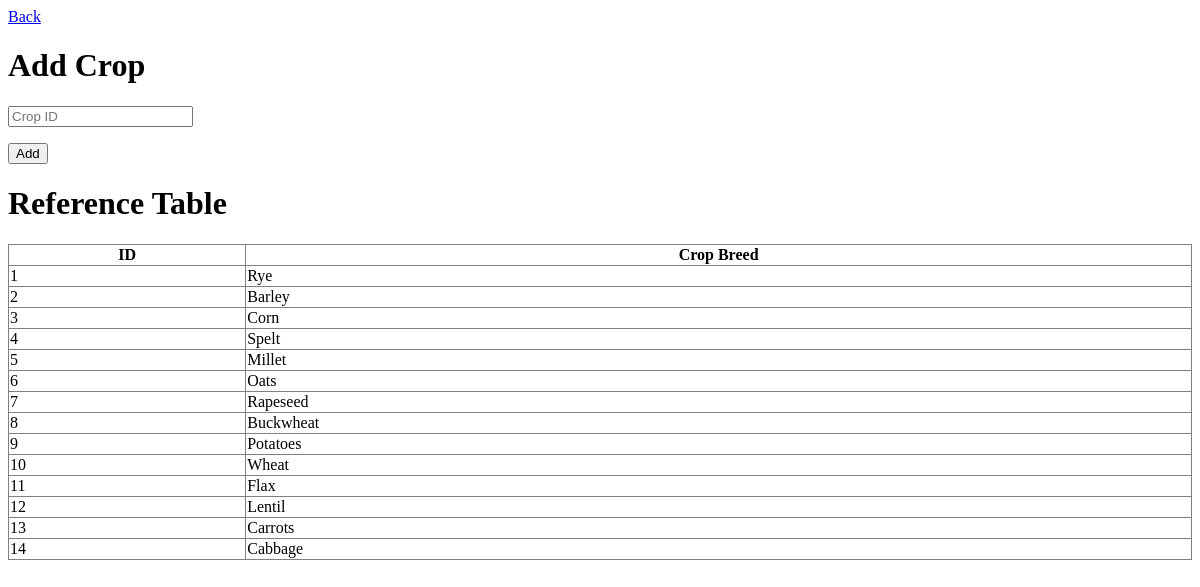
Page /thefarm/TheFarmBack/land_plant_add.php (signed in) on the committed database.
### tables this page shows
CREATE TABLE IF NOT EXISTS `t_crop` (
  `cropID` int(11) NOT NULL AUTO_INCREMENT,
  `cropSpecies` varchar(50) NOT NULL,
  `cropDateAcquired` date NOT NULL,
  PRIMARY KEY (`cropID`)
);

### thefarm/TheFarmBack/land_plant_add.php (the view, shortened to what this page needs)
<?php
    include('func_dbcon.php');
?>
<!DOCTYPE html>
<html>
<head>
    <link rel="stylesheet" href="adminstylesheet.css" />
</head>
<body>
    <a href="land_view.php">Back</a>
    <h1>Add Crop</h1>
    <form name="form" method="post" action="">
        <p><input type="text" name="cropID" placeholder="Crop ID" required /></p>
        <p><input name="submit" type="submit" value="Add" /></p>
    </form>
    <h1>Reference Table</h1>
    <table width="100%" border="1" style="border-collapse:collapse;">
            <thead>
                <tr>
                    <th><strong>ID</strong></th>
                    <th><strong>Crop Breed</strong></th>
                </tr>
            </thead>
            <tbody>
                <?php
                    $ref = "SELECT cropID, cropSpecies FROM t_crop";
                    $result = mysqli_query($con, $ref) or die ( mysqli_error());
                    while($row = $result->fetch_assoc())
                    {
                 ?>
                    <tr>
                        <td><?php echo $row["cropID"]; ?></td>
                        <td><?php echo $row["cropSpecies"]; ?></td>
                    </tr>
                <?php
                    }
                ?>
</body>
</html>

### rows in the picture
t_crop: cropID "1", cropSpecies "Rye"
t_crop: cropID "2", cropSpecies "Barley"
t_crop: cropID "3", cropSpecies "Corn"
t_crop: cropID "4", cropSpecies "Spelt"
t_crop: cropID "5", cropSpecies "Millet"
t_crop: cropID "6", cropSpecies "Oats"
t_crop: cropID "7", cropSpecies "Rapeseed"
t_crop: cropID "8", cropSpecies "Buckwheat"
t_crop: cropID "9", cropSpecies "Potatoes"
t_crop: cropID "10", cropSpecies "Wheat"
t_crop: cropID "11", cropSpecies "Flax"
t_crop: cropID "12", cropSpecies "Lentil"
t_crop: cropID "13", cropSpecies "Carrots"
t_crop: cropID "14", cropSpecies "Cabbage"
